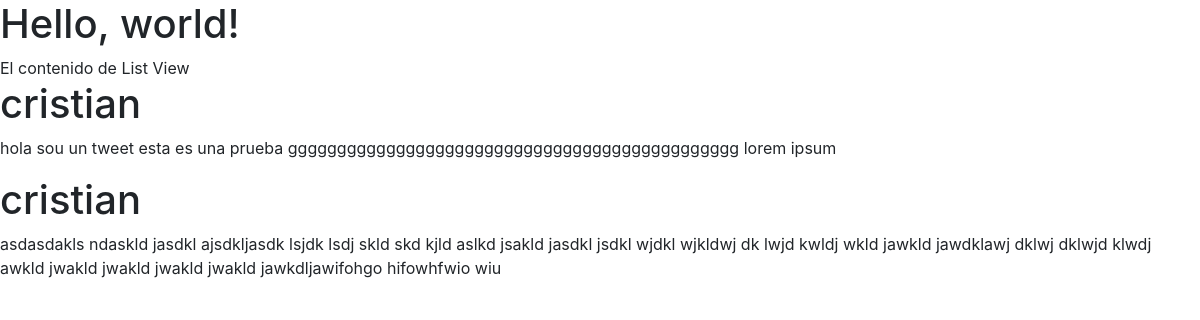
Screenshot of /tweet/ with the database file from the repository.
### tweets/models.py (models this page shows)
class Tweet(models.Model):
    user = models.ForeignKey(settings.AUTH_USER_MODEL)
    content = models.CharField(max_length=140)
    created_at = models.DateTimeField(auto_now_add=True)
    updated_at = models.DateTimeField(auto_now=True)
    def __str__(self):
        return "{}. {}".format(self.id, self.content[:20])

### tweets/views.py (the view)
def tweet_list_view(request):
    queryset = Tweet.objects.all()
    print(queryset)
    context = {
        'object_list': queryset
    }
    return render(request, "tweets/list_view.html", context)

### tweets/templates/tweets/list_view.html (shortened to what this page needs)
{% extends "home.html" %}
{% block content %}
    El contenido de List View
    {% for item in  object_list %}
        <h1>{{ item.user }} </h1>
        <p>{{ item.content }} </p>
    {% endfor %}
{% endblock content %}

### rows the page displays
Tweet: user "cristian", content "hola sou un tweet esta es una prueba gggggggggggggggggggggggggggggggggggggggggggggg lorem ipsum"
Tweet: user "cristian", content "asdasdakls ndaskld jasdkl ajsdkljasdk lsjdk lsdj skld skd kjld aslkd jsakld jasdkl jsdkl wjdkl wjkldwj dk lwjd kwldj wkld jawkld jawdklawj dklwj dklwjd klwdj awkld jwakld jwakld jwakld jwakld jawkdljawifohgo hifowhfwio wiu"
